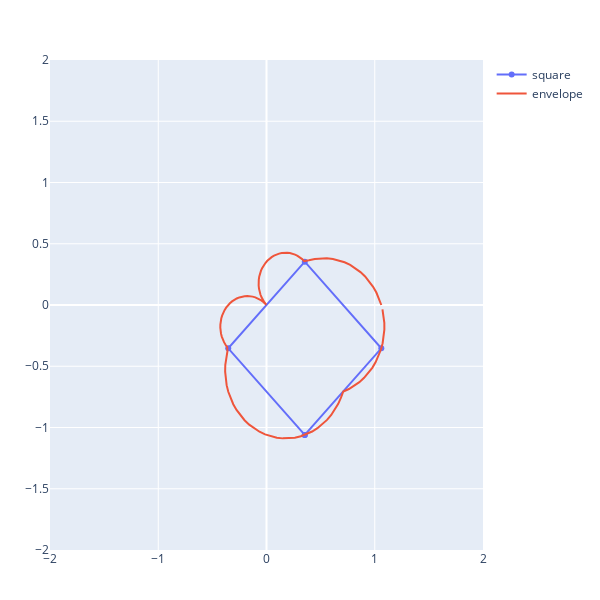

The code cell stored with this chart in its notebook:
### Markdown cell above
Next, let's apply rotation. Note that the envelope shape is rotated equally.

### Code cell
R = LinearMap(RotMatrix{2}(π/4))
s = transform(p,R)

p1 = plotgeometry(s, name="square")
p2 = plotenvelope(s)

plot([p1,p2], layout)
